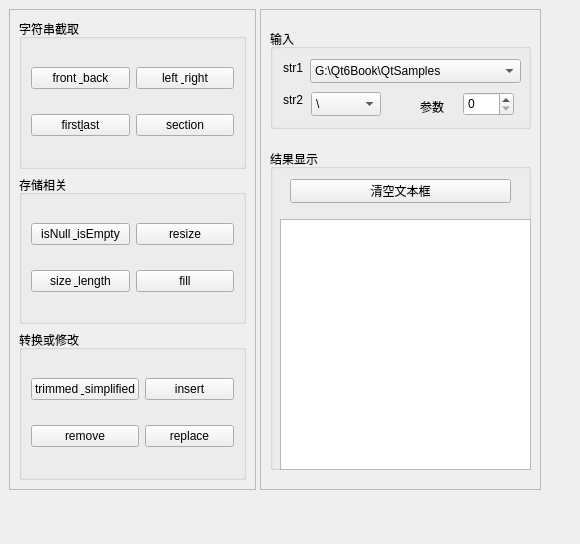
<?xml version="1.0" encoding="UTF-8"?>
<ui version="4.0">
 <class>Widget</class>
 <widget class="QWidget" name="Widget">
  <property name="geometry">
   <rect>
    <x>0</x>
    <y>0</y>
    <width>580</width>
    <height>544</height>
   </rect>
  </property>
  <property name="windowTitle">
   <string>QString特性demo</string>
  </property>
  <widget class="QFrame" name="frame_2">
   <property name="geometry">
    <rect>
     <x>260</x>
     <y>9</y>
     <width>281</width>
     <height>481</height>
    </rect>
   </property>
   <property name="frameShape">
    <enum>QFrame::StyledPanel</enum>
   </property>
   <property name="frameShadow">
    <enum>QFrame::Plain</enum>
   </property>
   <property name="lineWidth">
    <number>2</number>
   </property>
   <widget class="QGroupBox" name="groupBox_4">
    <property name="geometry">
     <rect>
      <x>10</x>
      <y>20</y>
      <width>261</width>
      <height>100</height>
     </rect>
    </property>
    <property name="title">
     <string>输入</string>
    </property>
    <widget class="QLabel" name="label">
     <property name="geometry">
      <rect>
       <x>13</x>
       <y>31</y>
       <width>22</width>
       <height>16</height>
      </rect>
     </property>
     <property name="text">
      <string>str1</string>
     </property>
    </widget>
    <widget class="QLabel" name="label_2">
     <property name="geometry">
      <rect>
       <x>13</x>
       <y>63</y>
       <width>22</width>
       <height>16</height>
      </rect>
     </property>
     <property name="text">
      <string>str2</string>
     </property>
    </widget>
    <widget class="QComboBox" name="comboBoxStr1">
     <property name="geometry">
      <rect>
       <x>40</x>
       <y>30</y>
       <width>211</width>
       <height>24</height>
      </rect>
     </property>
     <item>
      <property name="text">
       <string>G:\Qt6Book\QtSamples</string>
      </property>
     </item>
    </widget>
    <widget class="QComboBox" name="comboBoxStr2">
     <property name="geometry">
      <rect>
       <x>41</x>
       <y>63</y>
       <width>70</width>
       <height>24</height>
      </rect>
     </property>
     <property name="minimumSize">
      <size>
       <width>70</width>
       <height>0</height>
      </size>
     </property>
     <item>
      <property name="text">
       <string>\</string>
      </property>
     </item>
     <item>
      <property name="text">
       <string>Qt</string>
      </property>
     </item>
     <item>
      <property name="text">
       <string>.</string>
      </property>
     </item>
    </widget>
    <widget class="QLabel" name="label_3">
     <property name="geometry">
      <rect>
       <x>150</x>
       <y>70</y>
       <width>24</width>
       <height>16</height>
      </rect>
     </property>
     <property name="text">
      <string>参数</string>
     </property>
     <property name="alignment">
      <set>Qt::AlignRight|Qt::AlignTrailing|Qt::AlignVCenter</set>
     </property>
    </widget>
    <widget class="QSpinBox" name="spinBox">
     <property name="geometry">
      <rect>
       <x>193</x>
       <y>63</y>
       <width>51</width>
       <height>24</height>
      </rect>
     </property>
    </widget>
   </widget>
   <widget class="QGroupBox" name="groupBox_5">
    <property name="geometry">
     <rect>
      <x>10</x>
      <y>140</y>
      <width>261</width>
      <height>321</height>
     </rect>
    </property>
    <property name="title">
     <string>结果显示</string>
    </property>
    <widget class="QPushButton" name="btnClear">
     <property name="geometry">
      <rect>
       <x>20</x>
       <y>30</y>
       <width>221</width>
       <height>24</height>
      </rect>
     </property>
     <property name="text">
      <string>清空文本框</string>
     </property>
    </widget>
    <widget class="QPlainTextEdit" name="plainTextEdit">
     <property name="geometry">
      <rect>
       <x>10</x>
       <y>70</y>
       <width>251</width>
       <height>251</height>
      </rect>
     </property>
    </widget>
   </widget>
  </widget>
  <widget class="QFrame" name="frame">
   <property name="geometry">
    <rect>
     <x>9</x>
     <y>9</y>
     <width>247</width>
     <height>481</height>
    </rect>
   </property>
   <property name="frameShape">
    <enum>QFrame::StyledPanel</enum>
   </property>
   <property name="frameShadow">
    <enum>QFrame::Plain</enum>
   </property>
   <property name="lineWidth">
    <number>2</number>
   </property>
   <layout class="QVBoxLayout" name="verticalLayout_2">
    <item>
     <widget class="QGroupBox" name="groupBox">
      <property name="title">
       <string>字符串截取</string>
      </property>
      <layout class="QGridLayout" name="gridLayout">
       <item row="0" column="0">
        <widget class="QPushButton" name="btnFrontBack">
         <property name="text">
          <string>front &amp; back</string>
         </property>
        </widget>
       </item>
       <item row="1" column="1">
        <widget class="QPushButton" name="btnSection">
         <property name="text">
          <string>section</string>
         </property>
        </widget>
       </item>
       <item row="0" column="1">
        <widget class="QPushButton" name="btnLeftRight">
         <property name="text">
          <string>left &amp; right</string>
         </property>
        </widget>
       </item>
       <item row="1" column="0">
        <widget class="QPushButton" name="btnFirstLast">
         <property name="text">
          <string>first&amp;last</string>
         </property>
        </widget>
       </item>
      </layout>
     </widget>
    </item>
    <item>
     <widget class="QGroupBox" name="groupBox_2">
      <property name="title">
       <string>存储相关</string>
      </property>
      <layout class="QGridLayout" name="gridLayout_2">
       <item row="0" column="0">
        <widget class="QPushButton" name="btnIsNullIsEmpty">
         <property name="text">
          <string>isNull &amp; isEmpty</string>
         </property>
        </widget>
       </item>
       <item row="0" column="1">
        <widget class="QPushButton" name="btnResize">
         <property name="text">
          <string>resize</string>
         </property>
        </widget>
       </item>
       <item row="1" column="0">
        <widget class="QPushButton" name="btnSizeLength">
         <property name="text">
          <string>size &amp; length</string>
         </property>
        </widget>
       </item>
       <item row="1" column="1">
        <widget class="QPushButton" name="btnFill">
         <property name="text">
          <string>fill</string>
         </property>
        </widget>
       </item>
      </layout>
     </widget>
    </item>
    <item>
     <widget class="QGroupBox" name="groupBox_3">
      <property name="title">
       <string>转换或修改</string>
      </property>
      <layout class="QGridLayout" name="gridLayout_3">
       <item row="0" column="0">
        <widget class="QPushButton" name="btnTrimmedSimplified">
         <property name="text">
          <string>trimmed &amp; simplified</string>
         </property>
        </widget>
       </item>
       <item row="0" column="1">
        <widget class="QPushButton" name="btnInsert">
         <property name="text">
          <string>insert</string>
         </property>
        </widget>
       </item>
       <item row="1" column="0">
        <widget class="QPushButton" name="btnRemove">
         <property name="text">
          <string>remove</string>
         </property>
        </widget>
       </item>
       <item row="1" column="1">
        <widget class="QPushButton" name="btnReplace">
         <property name="text">
          <string>replace</string>
         </property>
        </widget>
       </item>
      </layout>
     </widget>
    </item>
   </layout>
  </widget>
 </widget>
 <resources/>
 <connections/>
</ui>
